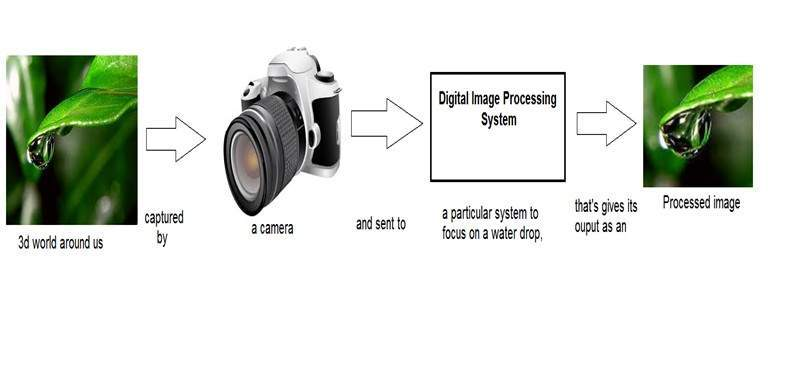
#> input picture downloaded_image.jpg, 798 x 366 px
$ jupyter execute part_15_feature_extraction.ipynb   (shell and % lines are left out)
#> lines starting #> are read from the running program, lines starting #| are printed output that depends on the picture
### **15. Feature Detection**
   - **SIFT (Scale-Invariant Feature Transform):**
     - Detect and describe local features invariant to scale and rotation.

   - **HOG (Histogram of Oriented Gradients):**
     - Feature extraction based on gradient orientation, useful in object detection.

   - **ORB (Oriented FAST and Rotated BRIEF):**
     - Efficient, rotation-invariant alternative to SIFT, designed for real-time performance.

### **Key Methods in Feature Detection**
#### **SIFT** (Scale-Invariant Feature Transform)
   - Keypoint detection and descriptor extraction for robust feature matching.
   - `cv2.SIFT_create()`
#### **HOG** (Histogram of Oriented Gradients)
   - Compute gradients and orientations for object detection.
   - `cv2.HOGDescriptor()`
#### **ORB** (Oriented FAST and Rotated BRIEF)
   - Fast, scale, and rotation-invariant feature detection.
   - `cv2.ORB_create()`

Here’s a concise overview and some sample code for **SIFT**, **HOG**, and **ORB** to help you practice and apply feature detection methods effectively.

---

## **1. SIFT (Scale-Invariant Feature Transform)**
**Use Case:**
Detects keypoints and extracts descriptors that are invariant to scale and rotation, making it effective for matching under various transformations.

**Code:**
```python
import cv2
import matplotlib.pyplot as plt

# Read the image
img = cv2.imread('input_image.jpg', cv2.IMREAD_GRAYSCALE)

# Initialize SIFT detector
sift = cv2.SIFT_create()

# Detect keypoints and compute descriptors
keypoints, descriptors = sift.detectAndCompute(img, None)

# Draw keypoints on the image
img_with_keypoints = cv2.drawKeypoints(img, keypoints, None, flags=cv2.DRAW_MATCHES_FLAGS_DRAW_RICH_KEYPOINTS)

# Display the image
plt.imshow(img_with_keypoints, cmap='gray')
plt.title("SIFT Keypoints")
plt.show()
```

---

## **2. HOG (Histogram of Oriented Gradients)**
**Use Case:**
Primarily used for object detection tasks (e.g., pedestrian detection) by computing gradient directions and magnitudes.

**Code:**
```python
import cv2

# Initialize HOG descriptor and set SVM detector (for pedestrian detection)
hog = cv2.HOGDescriptor()
hog.setSVMDetector(cv2.HOGDescriptor_getDefaultPeopleDetector())

# Read the image
img = cv2.imread('input_image.jpg')

# Detect pedestrians (returns bounding boxes)
boxes, _ = hog.detectMultiScale(img, winStride=(8, 8), padding=(8, 8), scale=1.05)

# Draw bounding boxes around detected objects
for (x, y, w, h) in boxes:
    cv2.rectangle(img, (x, y), (x + w, y + h), (0, 255, 0), 2)

# Display the result
cv2.imshow("HOG Detection", img)
cv2.waitKey(0)
cv2.destroyAllWindows()
```

---

## **3. ORB (Oriented FAST and Rotated BRIEF)**
**Use Case:**
A fast, lightweight alternative to SIFT, suitable for real-time applications like mobile/edge devices.

**Code:**
```python
import cv2
import matplotlib.pyplot as plt

# Read the image
img = cv2.imread('input_image.jpg', cv2.IMREAD_GRAYSCALE)

# Initialize ORB detector
orb = cv2.ORB_create()

# Detect keypoints and compute descriptors
keypoints, descriptors = orb.detectAndCompute(img, None)

# Draw keypoints
img_with_keypoints = cv2.drawKeypoints(img, keypoints, None, color=(0, 255, 0), flags=0)

# Display the result
plt.imshow(img_with_keypoints, cmap='gray')
plt.title("ORB Keypoints")
plt.show()
```

---

## **Comparison of Feature Detection Methods:**
| **Method** | **Invariance** | **Speed** | **Use Case** |
|-------------|----------------|-----------|--------------|
| **SIFT**    | Scale, Rotation | Slower   | Precise matching and recognition |
| **HOG**     | Not scale-invariant | Fast | Object detection (e.g., pedestrians) |
| **ORB**     | Scale, Rotation | Faster   | Real-time applications |

---

This should help you practice feature detection in OpenCV and better understand the trade-offs between these algorithms. Let me know if you'd like additional examples or guidance!

[cell 1]
import cv2
import matplotlib.pyplot as plt

# Load an image
img = cv2.imread('downloaded_image.jpg')
#> img is the input picture: shape (366, 798, 3); mean B, G, R 216.2, 223.5, 218.9

# Initialize SIFT detector
sift = cv2.SIFT_create()

# Detect keypoints
keypoints, descriptors = sift.detectAndCompute(img, None)
#> keypoints = 476 keypoints; strongest (x, y, size): (251, 84, 2.8), (432, 73, 2.5), (39, 142, 2), (432, 180, 2.5)

# Draw keypoints
img_with_keypoints = cv2.drawKeypoints(
    img, keypoints, None, flags=cv2.DRAW_MATCHES_FLAGS_DRAW_RICH_KEYPOINTS
)
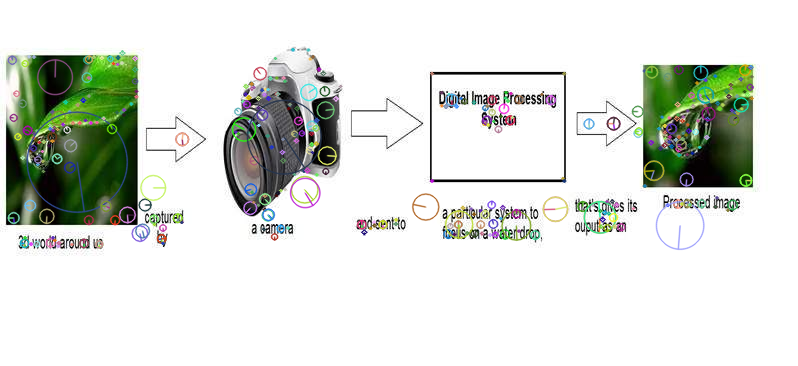
#> img_with_keypoints: shape (366, 798, 3); mean B, G, R 216.4, 223, 218.8

# Display the image with keypoints
plt.imshow(img_with_keypoints, cmap='gray')
plt.title("SIFT Keypoints")
plt.show()
